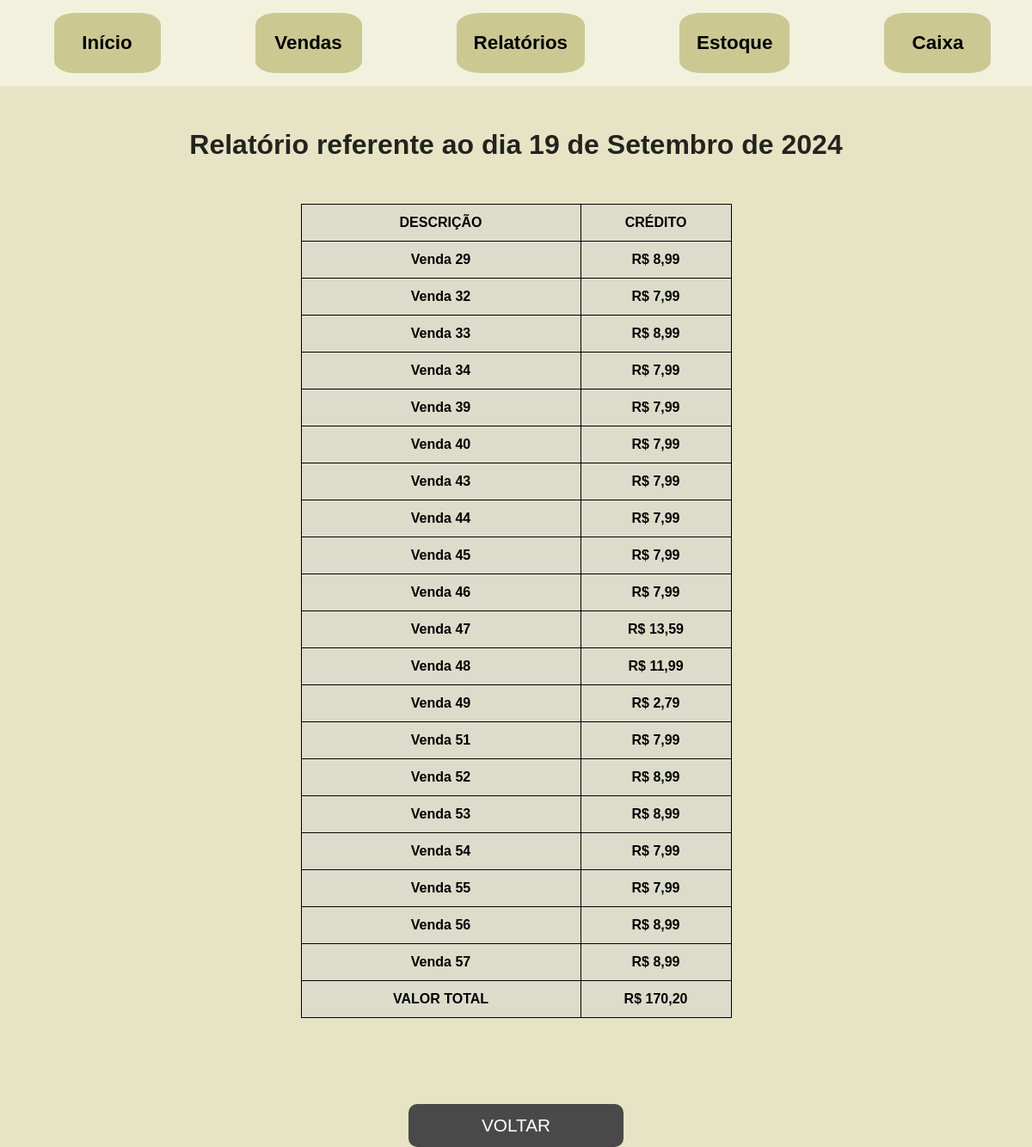
The page /relatoriovendas/6 on the database its author committed.
### sistema/models.py (models this page shows, shortened)
class Venda(models.Model):
    relatorio = models.ForeignKey("RelatorioVendas", related_name="vendas", on_delete=models.CASCADE, blank=True, null=True)
    produtos = models.ManyToManyField(Produto, through="ItensVenda")
    valor = models.DecimalField(max_digits=10, decimal_places=2)
    data = models.DateTimeField(default=timezone.now)
    def __str__(self):
        return f"Venda {self.pk}"

class RelatorioVendas(models.Model):
    data = models.DateTimeField(default=timezone.now)
    valorfinal = models.DecimalField(max_digits=10, decimal_places=2, null=True, blank=True)

### sistema/views.py (the view)
# urls.py: path('relatoriovendas/<int:pk>', RelatorioDeVendas.as_view(), name="relatorio_vendas"),
class RelatorioDeVendas(DetailView):
    template_name = "relatorioVendas.html"
    model = RelatorioVendas
    def get_context_data(self, **kwargs):
        context = super().get_context_data(**kwargs)
        relatorio = self.get_object()
        date = relatorio.data.date()
        context['data'] = date
        return context

### sistema/templates/relatorioVendas.html (shortened to what this page needs)
{% extends 'base.html' %}
{% load static %}
{% block content %}
<div>
    <div style="height: 50px;">
    </div>
    <h1 class="title-report-store-cashier">Relatório referente ao dia {{ data }}</h1>
    <table>
        <tr>
            <th style="width: 300px;">DESCRIÇÃO <th style="width: 150px;">CRÉDITO
        </tr>
        {% for venda in object.vendas.all %}
        <tr>
            <th>{{ venda }} <th>R$ {{ venda.valor|floatformat:"2" }}
        </tr>
        {% endfor %}
        <tr>
            <th>VALOR TOTAL <th>R$ {{ object.valorfinal|floatformat:"2" }}
        </tr>
    </table>
    <div class="div-botao-voltar">
        <a href="{% url 'sistema:relatorios' %}">
        <button class="btn-voltar">
            VOLTAR
        </button>
    </a>
    </div>
</div>
{% endblock %}

### static/css/style.css (style rules this page uses)
* { margin:0; padding: 0; font-family: Arial, Helvetica, sans-serif; }
body { background-color:#e6e4c4; }
table { height:20px; border-collapse: collapse; background-color: rgba(209, 209, 209, 0.438); margin:auto; }
td, th { border: 1px solid black; padding: 12px; }
.div-botao-voltar { display: flex; justify-content: center; margin-top: 100px; }
.btn-voltar { background-color: rgb(73, 73, 73); width: 250px; height: 50px; border-radius: 10px; border: none; cursor: pointer;color:white; text-decoration: none; text-align: center; font-size: 1.3rem; }
.title-report-store-cashier { text-align: center; margin-bottom: 50px; color: rgba(0, 0, 0, 0.849); }

### rows shown on the page
Venda: id "Venda 29", valor "8,99"
Venda: id "Venda 32", valor "7,99"
Venda: id "Venda 33", valor "8,99"
Venda: id "Venda 34", valor "7,99"
Venda: id "Venda 39", valor "7,99"
Venda: id "Venda 40", valor "7,99"
Venda: id "Venda 43", valor "7,99"
Venda: id "Venda 44", valor "7,99"
Venda: id "Venda 45", valor "7,99"
Venda: id "Venda 46", valor "7,99"
Venda: id "Venda 47", valor "13,59"
Venda: id "Venda 48", valor "11,99"
Venda: id "Venda 49", valor "2,79"
Venda: id "Venda 51", valor "7,99"
Venda: id "Venda 52", valor "8,99"
Venda: id "Venda 53", valor "8,99"
Venda: id "Venda 54", valor "7,99"
Venda: id "Venda 55", valor "7,99"
Venda: id "Venda 56", valor "8,99"
Venda: id "Venda 57", valor "8,99"
RelatorioVendas: valorfinal "170,20"

### other values the page prints
{{ data }} "19 de Setembro de 2024"
